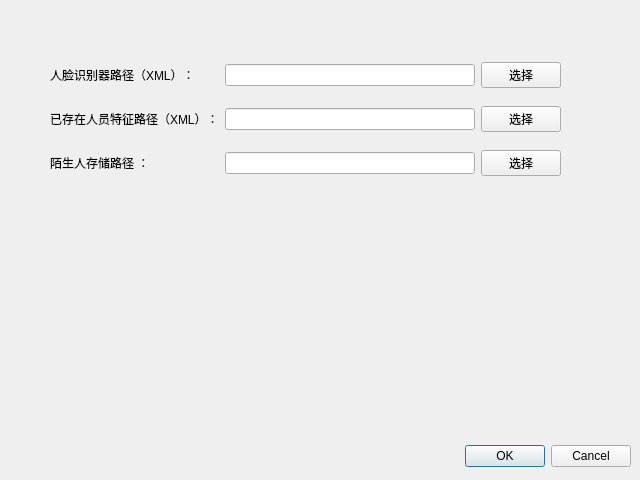
<?xml version="1.0" encoding="UTF-8"?>
<ui version="4.0">
 <class>configureDialog</class>
 <widget class="QDialog" name="configureDialog">
  <property name="geometry">
   <rect>
    <x>0</x>
    <y>0</y>
    <width>640</width>
    <height>480</height>
   </rect>
  </property>
  <property name="windowTitle">
   <string>Dialog</string>
  </property>
  <widget class="QDialogButtonBox" name="buttonBox">
   <property name="geometry">
    <rect>
     <x>10</x>
     <y>440</y>
     <width>621</width>
     <height>32</height>
    </rect>
   </property>
   <property name="orientation">
    <enum>Qt::Horizontal</enum>
   </property>
   <property name="standardButtons">
    <set>QDialogButtonBox::Cancel|QDialogButtonBox::Ok</set>
   </property>
  </widget>
  <widget class="QWidget" name="">
   <property name="geometry">
    <rect>
     <x>50</x>
     <y>50</y>
     <width>511</width>
     <height>141</height>
    </rect>
   </property>
   <layout class="QGridLayout" name="gridLayout" columnstretch="3,5,1">
    <item row="0" column="0">
     <widget class="QLabel" name="label">
      <property name="text">
       <string>人脸识别器路径（XML）：</string>
      </property>
     </widget>
    </item>
    <item row="0" column="1">
     <widget class="QLineEdit" name="faceCascadeAddrLineEdit"/>
    </item>
    <item row="0" column="2">
     <widget class="QPushButton" name="faceCascadeAddrButton">
      <property name="text">
       <string>选择</string>
      </property>
     </widget>
    </item>
    <item row="1" column="0">
     <widget class="QLabel" name="label_2">
      <property name="text">
       <string>已存在人员特征路径（XML）：</string>
      </property>
     </widget>
    </item>
    <item row="1" column="1">
     <widget class="QLineEdit" name="modelPCAAddrLineEdit"/>
    </item>
    <item row="1" column="2">
     <widget class="QPushButton" name="modelPCAAddrButton">
      <property name="text">
       <string>选择</string>
      </property>
     </widget>
    </item>
    <item row="2" column="0">
     <widget class="QLabel" name="label_3">
      <property name="text">
       <string>陌生人存储路径 ：   </string>
      </property>
     </widget>
    </item>
    <item row="2" column="1">
     <widget class="QLineEdit" name="strangersAddrLineEdit"/>
    </item>
    <item row="2" column="2">
     <widget class="QPushButton" name="strangersAddrButton">
      <property name="text">
       <string>选择</string>
      </property>
     </widget>
    </item>
   </layout>
  </widget>
 </widget>
 <resources/>
 <connections>
  <connection>
   <sender>buttonBox</sender>
   <signal>accepted()</signal>
   <receiver>configureDialog</receiver>
   <slot>accept()</slot>
   <hints>
    <hint type="sourcelabel">
     <x>248</x>
     <y>254</y>
    </hint>
    <hint type="destinationlabel">
     <x>157</x>
     <y>274</y>
    </hint>
   </hints>
  </connection>
  <connection>
   <sender>buttonBox</sender>
   <signal>rejected()</signal>
   <receiver>configureDialog</receiver>
   <slot>reject()</slot>
   <hints>
    <hint type="sourcelabel">
     <x>316</x>
     <y>260</y>
    </hint>
    <hint type="destinationlabel">
     <x>286</x>
     <y>274</y>
    </hint>
   </hints>
  </connection>
 </connections>
</ui>
